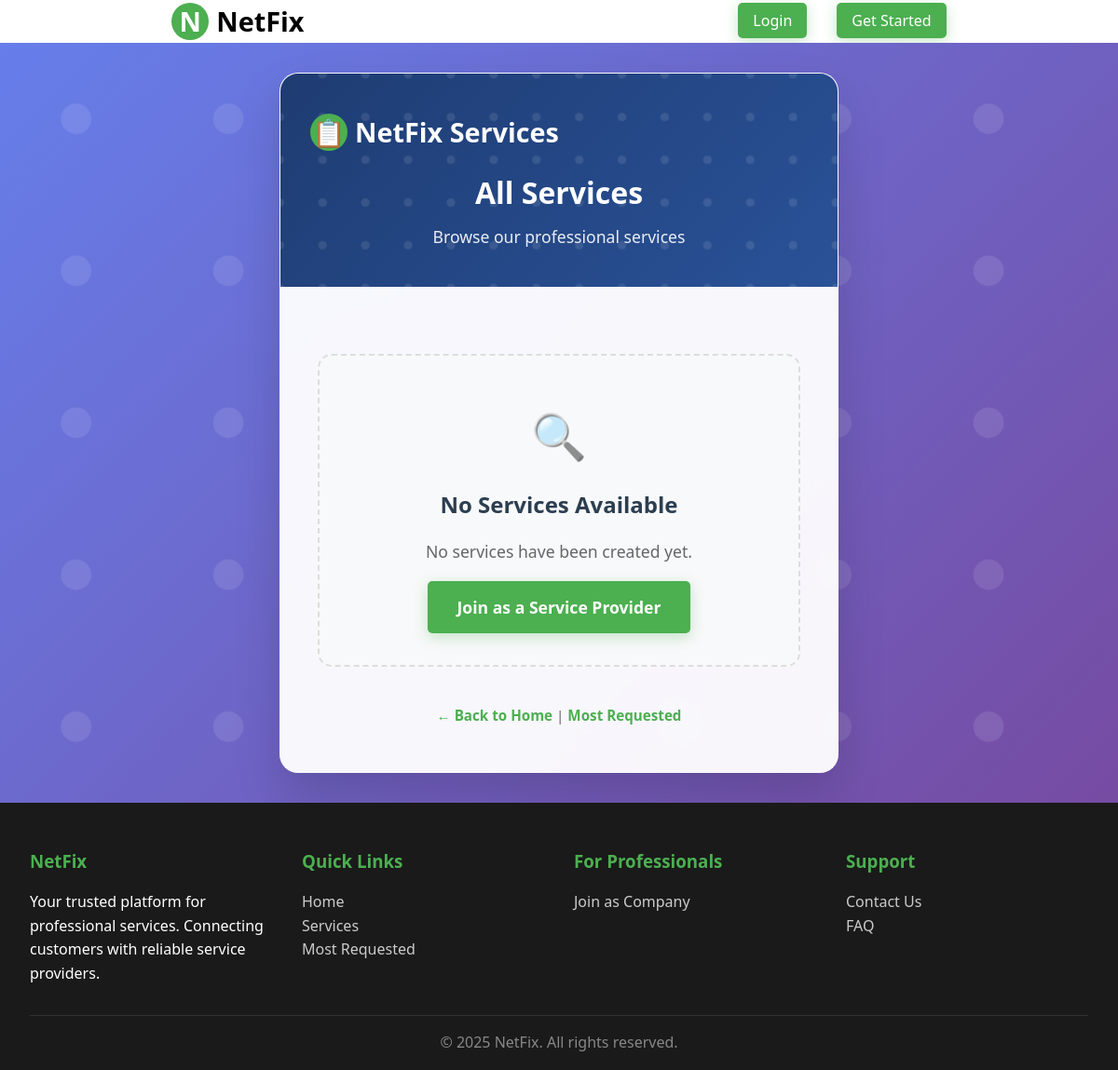
The page /services/ on the database as committed earlier.
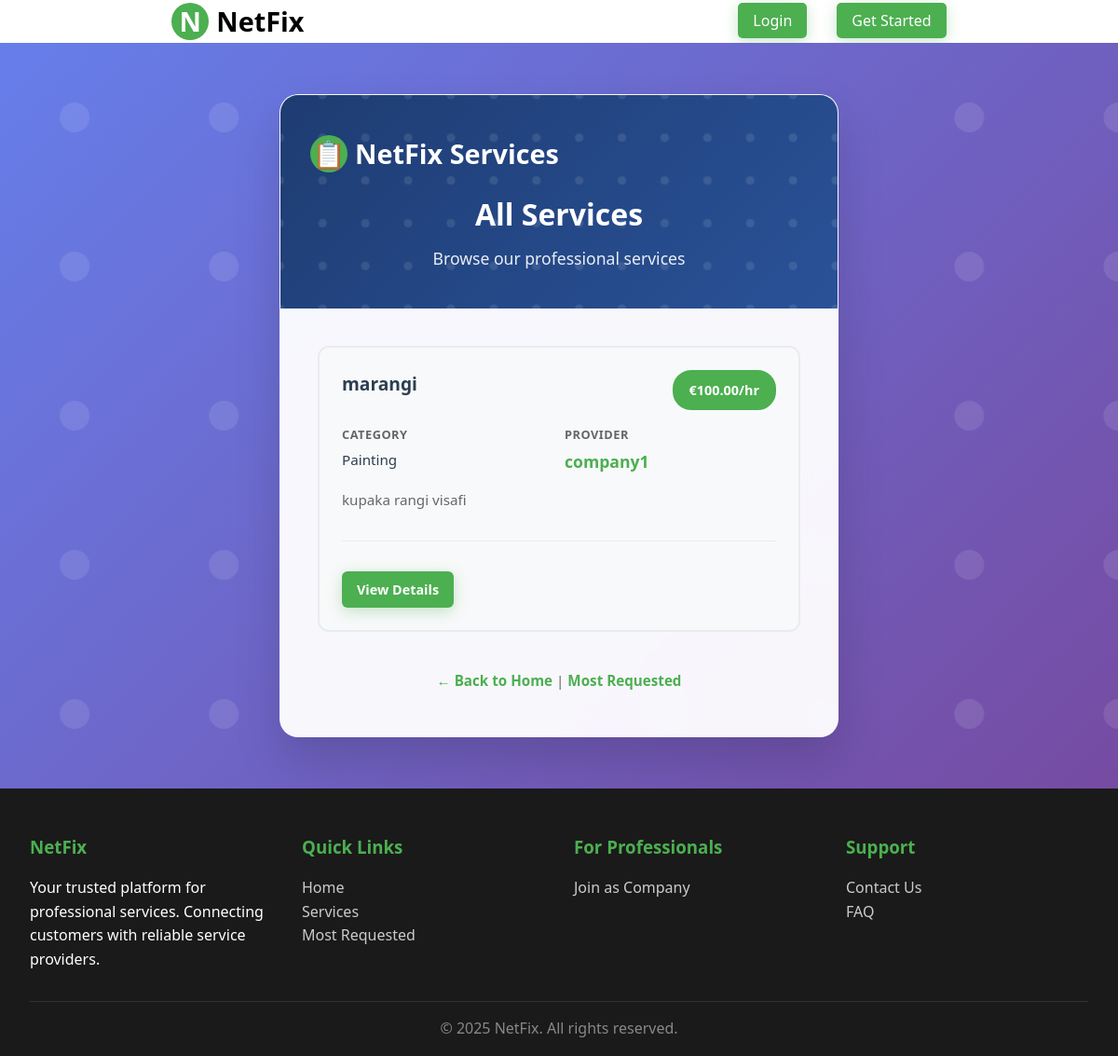
The same page on the database as committed later.
### services/models.py (models this page shows, shortened)
class Service(models.Model):
    company = models.ForeignKey(Company, on_delete=models.CASCADE, related_name='services')
    name = models.CharField(max_length=40)
    description = models.TextField()
    price_per_hour = models.DecimalField(
        decimal_places=2,
        max_digits=10,
        validators=[MinValueValidator(0)],
        default=0.00
    )
    field = models.CharField(max_length=30, blank=False, null=False, choices=SERVICE_FIELD_CHOICES)
    created_date = models.DateTimeField(auto_now_add=True, null=False)

### users/models.py (models this page shows, shortened)
class Company(models.Model):
    user = models.OneToOneField(
        User, on_delete=models.CASCADE, primary_key=True, related_name='company_profile')
    field = models.CharField(max_length=70, choices=(
        ('Air Conditioner', 'Air Conditioner'),
        ('All in One', 'All in One'),
        ('Carpentry', 'Carpentry'),
        ('Electricity', 'Electricity'),
        ('Gardening', 'Gardening'),
        ('Home Machines', 'Home Machines'),
        ('Housekeeping', 'Housekeeping'),
        ('Interior Design', 'Interior Design'),
        ('Locks', 'Locks'),
        ('Painting', 'Painting'),
        ('Plumbing', 'Plumbing'),
        ('Water Heaters', 'Water Heaters')
    ), blank=False, null=False)
    rating = models.IntegerField(
        validators=[MaxValueValidator(5), MinValueValidator(0)], default=0)

class User(AbstractUser):
    email = models.EmailField(unique=True)
    username = models.CharField(max_length=150, unique=True)
    is_company = models.BooleanField(default=False)
    is_customer = models.BooleanField(default=False)
    USERNAME_FIELD = 'email'
    REQUIRED_FIELDS = ['username']

### services/views.py (the view)
# urls.py: path('', views.service_list, name='services_list'),
def service_list(request):
    try:
        services = Service.objects.all().order_by('-created_date')
        return render(request, 'services/list.html', {'services': services})
    except Exception as e:
        messages.error(request, 'Unable to load services. Please try again later.')
        return render(request, 'services/list.html', {'services': [], 'error': str(e)})

### services/templates/services/list.html (shortened to what this page needs)
{% extends 'main/base.html' %}
{% load static %}
{% block content %}
<link rel="stylesheet" href="{% static 'css/registration.css' %}">
<div class="registration-page">
    <div class="register-container services-list-container">
        <div class="register-header">
            <div class="logo">
                <div class="logo-icon">📋</div>
                <span>NetFix Services</span>
            </div>
            <h1 class="register-title">{% if page_title %}{{ page_title }}{% else %}All Services{% endif %}</h1>
            <p class="register-subtitle">Browse our professional services</p>
        </div>
        <div class="register-form">
            {% if services %}
                <div class="services-grid">
                    {% for service in services %}
                        <div class="service-card-modal">
                            <div class="service-card-header">
                                <h3 class="service-name">{{ service.name }}</h3>
                                <div class="service-price">€{{ service.price_per_hour }}/hr</div>
                            </div>
                            <div class="service-info-grid">
                                <div class="service-info-item">
                                    <span class="info-label">Category</span>
                                    <span class="info-value">{{ service.field }}</span>
                                </div>
                                <div class="service-info-item">
                                    <span class="info-label">Provider</span>
                                    <span class="info-value">
                                        <a href="{% url 'users:company_profile' service.company.user.id %}" class="provider-link">
                                            {{ service.company.user.username }}
                                        </a>
                                    </span>
                                </div>
                            </div>
                            <div class="service-description">
                                <p>{{ service.description|truncatewords:20 }}</p>
                            </div>
                            <div class="service-actions">
                                <a href="{% url 'services:service_detail' service.id %}" class="btn-primary btn-small">
                                    View Details
                                </a>
                            </div>
                        </div>
                    {% endfor %}
                </div>
            {% else %}
                <div class="no-services-modal">
                    <div class="no-services-icon">🔍</div>
                    <h3>No Services Available</h3>
                    <p>{% if page_title %}No {{ page_title|lower }} found.{% else %}No services have been created yet.{% endif %}</p>
                    {% if not user.is_company %}
                        <a href="{% url 'users:register' %}" class="btn-primary">Join as a Service Provider</a>
                    {% endif %}
                </div>
            {% endif %}
            <div class="login-link">
                <a href="{% url 'main:home' %}">← Back to Home</a>
                {% if not page_title %}
                    | <a href="{% url 'services:most_requested' %}">Most Requested</a>
                {% endif %}
            </div>
        </div>
    </div>
</div>
{% endblock %}

Rows that differ between the two databases and show on the page:
added Service: name "marangi", price_per_hour "100.00", field "Painting", company.user.username "company1", description "kupaka rangi visafi"
Other text that changed with them:
text no longer shown: "🔍 No Services Available No services have been created yet. Join as a Service Provider"
